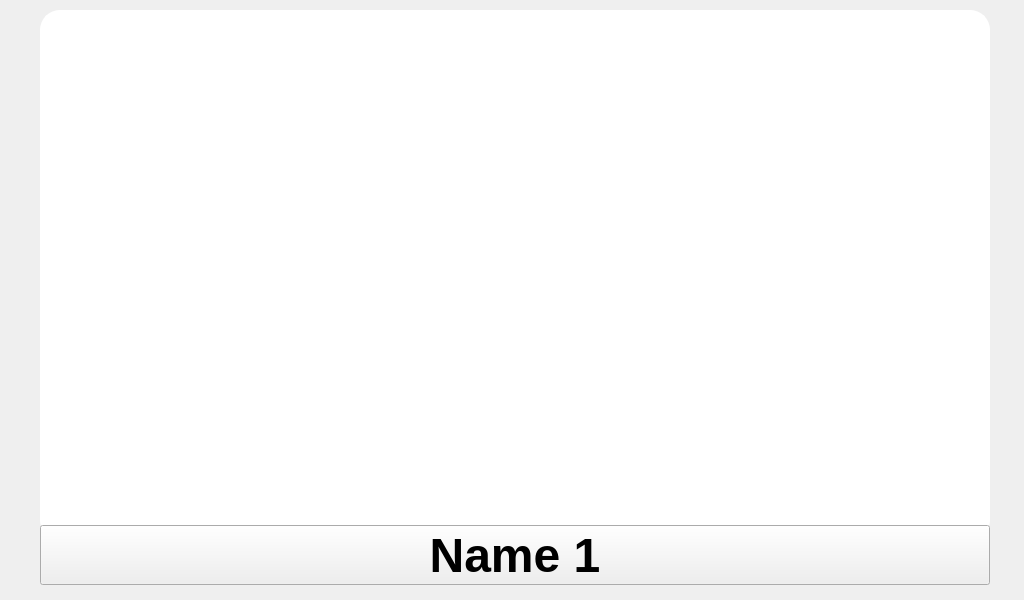
<?xml version="1.0" encoding="UTF-8"?>
<ui version="4.0">
 <class>controlScreen</class>
 <widget class="QWidget" name="controlScreen">
  <property name="geometry">
   <rect>
    <x>0</x>
    <y>0</y>
    <width>1024</width>
    <height>600</height>
   </rect>
  </property>
  <property name="windowTitle">
   <string>Form</string>
  </property>
  <widget class="QStackedWidget" name="stackedWidget">
   <property name="geometry">
    <rect>
     <x>40</x>
     <y>10</y>
     <width>950</width>
     <height>530</height>
    </rect>
   </property>
   <property name="minimumSize">
    <size>
     <width>950</width>
     <height>530</height>
    </size>
   </property>
   <property name="maximumSize">
    <size>
     <width>950</width>
     <height>530</height>
    </size>
   </property>
   <property name="baseSize">
    <size>
     <width>1</width>
     <height>1</height>
    </size>
   </property>
   <property name="styleSheet">
    <string notr="true">QWidget {
	background-color: white;
	border: 2px solid white;
	border-radius: 20px;
}</string>
   </property>
   <widget class="QWidget" name="page"/>
   <widget class="QWidget" name="page_2"/>
  </widget>
  <widget class="QWidget" name="horizontalLayoutWidget">
   <property name="geometry">
    <rect>
     <x>40</x>
     <y>520</y>
     <width>951</width>
     <height>71</height>
    </rect>
   </property>
   <layout class="QHBoxLayout" name="tabBar">
    <item>
     <widget class="QPushButton" name="light1Button_2">
      <property name="sizePolicy">
       <sizepolicy hsizetype="Minimum" vsizetype="Minimum">
        <horstretch>1</horstretch>
        <verstretch>1</verstretch>
       </sizepolicy>
      </property>
      <property name="minimumSize">
       <size>
        <width>100</width>
        <height>60</height>
       </size>
      </property>
      <property name="maximumSize">
       <size>
        <width>950</width>
        <height>60</height>
       </size>
      </property>
      <property name="sizeIncrement">
       <size>
        <width>1</width>
        <height>1</height>
       </size>
      </property>
      <property name="font">
       <font>
        <family>Helvetica Neue</family>
        <pointsize>36</pointsize>
        <bold>true</bold>
       </font>
      </property>
      <property name="text">
       <string>Name 1</string>
      </property>
     </widget>
    </item>
   </layout>
  </widget>
 </widget>
 <resources/>
 <connections/>
</ui>
